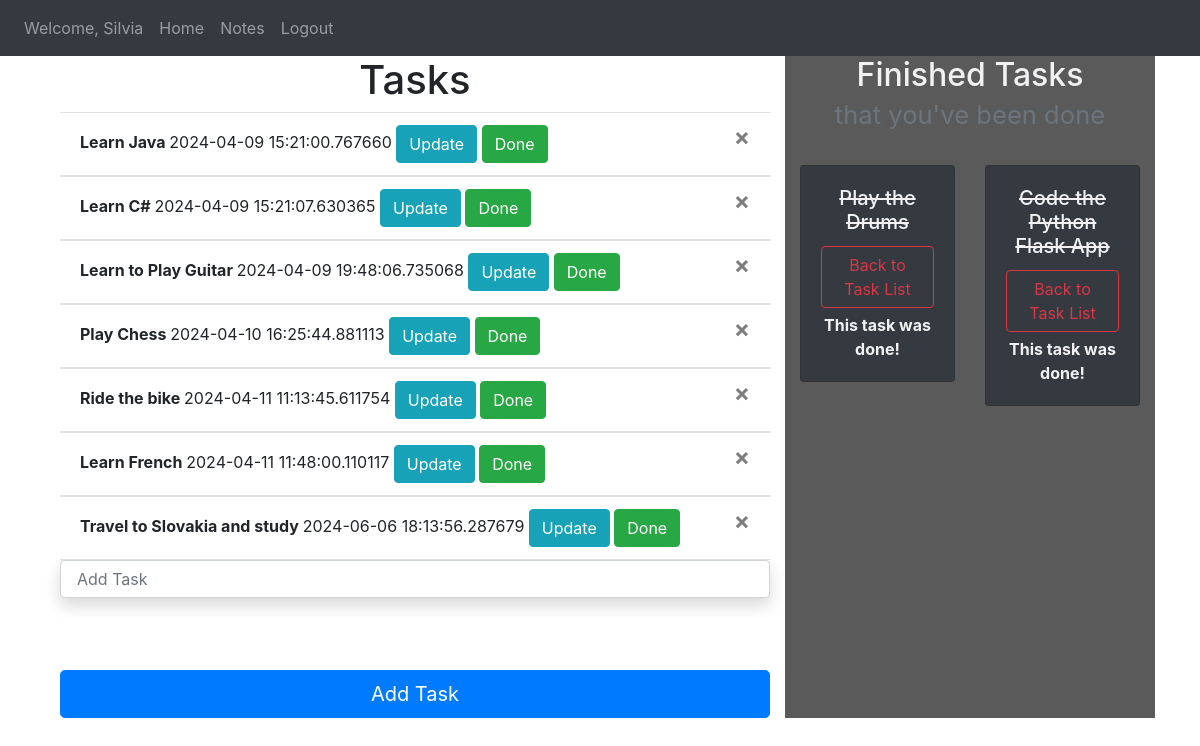
/welcome (signed in), run on the app's committed database.
### website/module.py (models this page shows, shortened)
class User(db.Model, UserMixin):
    id = db.Column(db.Integer, primary_key=True, nullable=False)
    email = db.Column(db.String(30), unique=True, nullable=False)
    password = db.Column(db.String(30),nullable=False)
    first_name = db.Column(db.String(40), nullable=False)
    notes = db.relationship('Note', backref='notes_owner', lazy=True)

class Note(db.Model):
    id = db.Column(db.Integer, primary_key=True, nullable=False)
    data = db.Column(db.String(50))
    date = db.Column(db.DateTime, default=datetime.utcnow)
    user_id = db.Column(db.Integer, db.ForeignKey('user.id')) # owner of notes
    done = db.Column(db.Boolean, default=False)
    @property
    def get_is_done(self):
        return self.done

### website/views.py (the view, shortened to what this page needs)
@views.route('/welcome', methods=['GET','POST'])
@login_required
def home(): #notes home page
    create_task = CreateNotes()
    update_task = UpdateNotes()
    finished_task = FinishedNotes()
    back_to_task = BackToTask()
    tasks = Note.query.filter_by(user_id=current_user.id,done=False) # user_id=current_user.id
    if tasks.count() < 1 :
        flash("Congratulations! You've done all tasks!",category='success')
    done_tasks = Note.query.filter_by(user_id=current_user.id,done=True)
    if done_tasks.count() < 1:
        flash("You didn't start to do your tasks! Let's get started!",category='warning')
    return render_template("home.html",
                            user=current_user,
                            create_task=create_task ,
                            update_task=update_task,
                            finished_task=finished_task,
                            tasks=tasks, #return list
                            done_tasks=done_tasks, #return list
                            back_to_task=back_to_task)

### website/form.py
class CreateNotes(FlaskForm):
    note = StringField(validators=[Length(min=2,max=50), DataRequired()])
    submit = SubmitField(label="Add Task")

class UpdateNotes(FlaskForm):
    updated_data = StringField(label="Update Task", validators=[Length(min=2,max=60)])
    submit = SubmitField(label='Update')

### website/__init__.py (called while the page is built)
def create_app():
    app = Flask(__name__)
    app.config.from_object("config")
    app.app_context().push()
    db.init_app(app)
    from .views import views # <=> from website import views
    from .auth import auth
    app.register_blueprint(views, url_prefix='/')
    app.register_blueprint(auth, url_prefix='/') # before you call url you must type /auth/..
    from .module import User
    login_manager.login_view = 'auth.login' # if you arent logged in where to go...
    login_manager.login_message_category = "info"
    login_manager.init_app(app)
    @login_manager.user_loader
    def load_user(id):
        return User.query.get(int(id))
    migrate.init_app(app,db)
    app.register_blueprint(blueprint=blueprint)
    ma.init_app(app)
    return app

### website/templates/home.html (shortened to what this page needs)
{% extends 'base.html' %}
{% block content %}
<div class="container">
   <div class="row">
      <div class="col-8">
         <h1 class="h1" style="text-align: center;">Tasks</h1>
         <ul class="list-group list-group-flush" id="notes">
            {% for note in tasks %}
            <li class="list-group-item">
               <span style="font-weight: bold;">
               {{note.data}}
               </span>
               {{note.date}}
               <button class="btn btn-outline btn-info" data-toggle="modal" data-target="#Modal-MoreInfo-{{note.id}}">Update</button>
               <button class="btn btn-outline btn-success" data-toggle="modal" data-target="#Modal-DoneInfo-{{note.id}}">Done</button>
               <button type="button" class="close" onclick="deleteNote({{note.id}})" data-toggle="tooltip" data-placement="bottom" title="Delete">
               <span aria-hidden="true" >&times;</span>
               </button>
            </li>
            {% endfor %}
         </ul>
         <form action="" method="POST" class="form-signin">
            {{ create_task.note(class="form-control shadow p-3 mb-5 bg-white rounded", placeholder="Add Task") }}
            <br>
            {{create_task.submit(class="btn btn-primary btn-lg btn-block")}}
         </form>
      </div>
      <div class="col-4">
         <h2 class="h2" style="text-align: center;">
            Finished Tasks
            <br>
            <small class="text-muted">that you've been done</small>
         </h2>
         <br>
         <div class="row">
            {% for done_task in done_tasks %}
            <div class="col-md-6">
               <div style="margin-bottom: 5px" class="card text-center bg-dark">
                  <div class="card-body">
                     <h5 class="card-title" id="was_done">{{ done_task.data }}</h5>
                     <button type="button" class="btn btn-outline-danger" style="margin-bottom: 5px"
                        data-toggle="modal" data-target="#Modal-BackToTask-{{ done_task.id }}">
                     Back to Task List
                     </button>
                     <p class="card-text"><strong>
                        This task was done!
                        </strong>
                     </p>
                  </div>
               </div>
            </div>
            {% endfor %}
         </div>
      </div>
   </div>
</div>
</div>
{% endblock %}

### website/templates/base.html (shortened to what this page needs)
<!DOCTYPE html>
<html lang="en">
<head>
    <link
    rel="stylesheet"
    href="https://stackpath.bootstrapcdn.com/bootstrap/4.4.1/css/bootstrap.min.css"
    />
    <link
    rel="stylesheet"
    href="https://stackpath.bootstrapcdn.com/font-awesome/4.7.0/css/font-awesome.min.css"
    />
    <link rel="stylesheet" href="{{url_for('static',filename='style.css')}}">
</head>
<body>
    <nav class="navbar navbar-expand-lg navbar-dark bg-dark">
        <div class="collapse navbar-collapse" id="navbar">
            <div class="navbar-nav">
              {% if user.is_authenticated %}
                <li class="nav-item">
                  <a class="nav-link" >Welcome, {{current_user.first_name}}</a>
                 </li>
                <a class="nav-item nav-link" id="home" href="{{url_for('views.index_page')}}">Home</a>
                <a class="nav-item nav-link" id="notes" href="{{url_for('views.home')}}">Notes</a>
                <div id="left-logout">
                  <a class="nav-item nav-link" id="logout" href="{{url_for('auth.logout')}}">Logout</a>
                </div>
              {% else %}
               <a class="nav-item nav-link" id="login" href="{{url_for('auth.login')}}">Login</a>
               <a class="nav-item nav-link" id="signUp" href="{{url_for('auth.sign_up')}}">Sign Up</a>
               <a class="nav-item nav-link" id="notes" href="{{url_for('views.index_page')}}">Notes</a>
              {% endif%}
            </div>
        </div>
    </nav>
    <div class="container">
        {% block content %} {% endblock %}
</body>
</html>

### website/static/style.css (style rules this page uses)
#left-logout { float: right; }
.col-4 { background-color: rgb(90, 90, 90); color:rgb(242, 242, 244); }
#was_done { text-decoration: line-through; }
small { color: rgb(215, 250, 251); }

### data on the page
User: first_name "Silvia"
Note: data "Learn Java", date "2024-04-09 15:21:00.767660"
Note: data "Learn C#", date "2024-04-09 15:21:07.630365"
Note: data "Learn to Play Guitar", date "2024-04-09 19:48:06.735068"
Note: data "Play Chess", date "2024-04-10 16:25:44.881113"
Note: data "Ride the bike", date "2024-04-11 11:13:45.611754"
Note: data "Learn French", date "2024-04-11 11:48:00.110117"
Note: data "Travel to Slovakia and study", date "2024-06-06 18:13:56.287679"
Note: data "Play the Drums"
Note: data "Code the Python Flask App"
